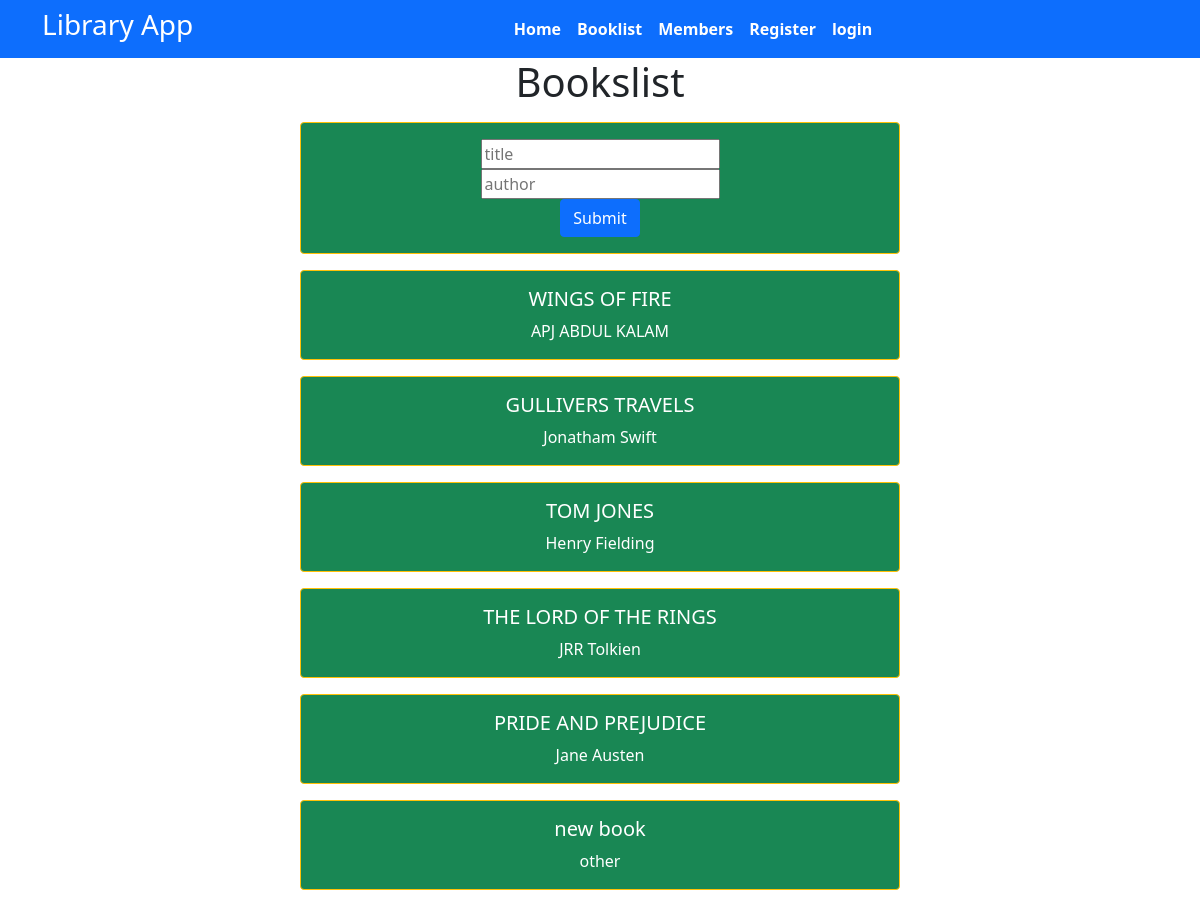
Screenshot of /book with the database file from the repository.
### libraryapp/models.py (models this page shows, shortened)
class books_list(models.Model):
    title = models.CharField(max_length=110)
    author = models.TextField()

### libraryapp/views.py (the view)
# urls.py: path('book', views.booklist, name='booklist'),
def booklist(request):
    if request.method == "POST":
        title=request.POST.get('title')
        author=request.POST.get('author')
        obj=books_list(title=title,author=author)
        obj.save()
    dictbook = {
        'books': books_list.objects.all()
    }
    return render(request,'booklist.html',dictbook)

### templates/booklist.html (shortened to what this page needs)
{% extends 'base.html' %}
{% block content %}
<h1 class="text-center">Bookslist</h1>
<div class="mx-auto w-50 bg-success text-center text-white p-3 my-3 border border-warning rounded">
    <form  method="post">
        <div class="form-group">
            <input type="text" name="title" placeholder="title">
        </div>
        <div class="form-group">
      <input type="text" name="author" placeholder="author">
        </div>
      <input type="submit" class="btn btn-primary">
    </form>
    </div>
{% for b in books %}
<div class="mx-auto w-50 bg-success text-center text-white p-3 my-3 border border-warning rounded">
    <h5>{{b.title}}</h5>
    <h7>{{b.author}}</h7>
</div>
{% endfor %}
{% endblock %}

### templates/base.html (shortened to what this page needs)
{% load static %}
<!DOCTYPE html>
<html>
  <head>
    <link rel="stylesheet"
      href=" https://cdn.jsdelivr.net/npm/bootstrap@5.1.3/dist/css/bootstrap.min.css ">
    <link rel="stylesheet"
      href="https://use.fontawesome.com/releases/v5.2.0/css/all.css">
     <link rel="stylesheet"
      href="{% static '/css/style.css' %}">
  </head>
  <body>
    <nav class="navbar bg-primary navbar-expand-md ">
      <div class="container">
        <div class="col-2 text-left pl-md-0">
          <h3 class="text-white"> Library App </h3>
        </div>
        <div
          class="collapse navbar-collapse justify-content-center col-md-8 navbar-collapse-3">
          <ul class="navbar-nav justify-content-center  fw-bold">
            <li class="nav-item active">
              <a class="nav-link text-white" href="{% url 'home' %}">Home </a>
            </li>
            <li class="nav-item active">
              <a class="nav-link text-white" href="{% url 'booklist' %}">Booklist </a>
            </li>
            <li class="nav-item">
              <a class="nav-link text-white" href="{% url 'members' %}">Members</a>
            </li>
            <li class="nav-item">
              <a class="nav-link text-white" href="{% url 'register' %}">Register</a>
            </li>
            <li class="nav-item">
              <a class="nav-link text-white" href="{% url 'login' %}">login</a>
            </li>
          </ul>
        </div>
      </div>
    </nav>
    {% block content %}
     {% endblock %}
  </body>
</html>

### rows the page displays
books_list: title "WINGS OF FIRE", author "APJ ABDUL KALAM"
books_list: title "GULLIVERS TRAVELS", author "Jonatham Swift"
books_list: title "TOM JONES", author "Henry Fielding"
books_list: title "THE LORD OF THE RINGS", author "JRR Tolkien"
books_list: title "PRIDE AND PREJUDICE", author "Jane Austen"
books_list: title "new book", author "other"
